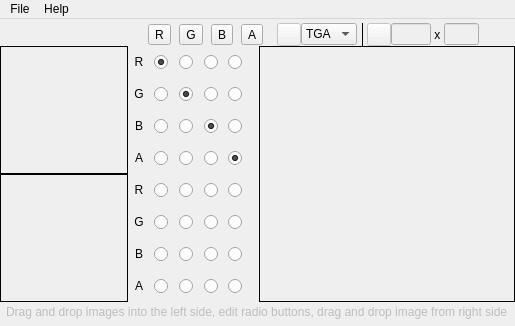
<?xml version="1.0" encoding="UTF-8"?>
<ui version="4.0">
 <class>MainWindow</class>
 <widget class="QMainWindow" name="MainWindow">
  <property name="geometry">
   <rect>
    <x>0</x>
    <y>0</y>
    <width>515</width>
    <height>326</height>
   </rect>
  </property>
  <property name="sizePolicy">
   <sizepolicy hsizetype="Minimum" vsizetype="Minimum">
    <horstretch>0</horstretch>
    <verstretch>0</verstretch>
   </sizepolicy>
  </property>
  <property name="minimumSize">
   <size>
    <width>515</width>
    <height>326</height>
   </size>
  </property>
  <property name="maximumSize">
   <size>
    <width>515</width>
    <height>326</height>
   </size>
  </property>
  <property name="windowTitle">
   <string>Channel Shuffle</string>
  </property>
  <property name="windowIcon">
   <iconset resource="gui.qrc">
    <normaloff>:/about/logo.svg</normaloff>:/about/logo.svg</iconset>
  </property>
  <widget class="QWidget" name="centralWidget">
   <property name="enabled">
    <bool>true</bool>
   </property>
   <layout class="QVBoxLayout" name="verticalLayout_9">
    <property name="spacing">
     <number>0</number>
    </property>
    <property name="leftMargin">
     <number>0</number>
    </property>
    <property name="topMargin">
     <number>0</number>
    </property>
    <property name="rightMargin">
     <number>0</number>
    </property>
    <property name="bottomMargin">
     <number>0</number>
    </property>
    <item>
     <layout class="QVBoxLayout" name="verticalLayout_8">
      <property name="spacing">
       <number>0</number>
      </property>
      <item>
       <layout class="QHBoxLayout" name="horizontalLayout_4">
        <property name="spacing">
         <number>0</number>
        </property>
        <item>
         <spacer name="horizontalSpacer">
          <property name="orientation">
           <enum>Qt::Horizontal</enum>
          </property>
          <property name="sizeType">
           <enum>QSizePolicy::Fixed</enum>
          </property>
          <property name="sizeHint" stdset="0">
           <size>
            <width>140</width>
            <height>20</height>
           </size>
          </property>
         </spacer>
        </item>
        <item>
         <widget class="QWidget" name="widget_5" native="true">
          <property name="sizePolicy">
           <sizepolicy hsizetype="Maximum" vsizetype="Preferred">
            <horstretch>0</horstretch>
            <verstretch>0</verstretch>
           </sizepolicy>
          </property>
          <property name="minimumSize">
           <size>
            <width>135</width>
            <height>0</height>
           </size>
          </property>
          <layout class="QHBoxLayout" name="horizontalLayout_2">
           <property name="spacing">
            <number>0</number>
           </property>
           <property name="leftMargin">
            <number>0</number>
           </property>
           <property name="topMargin">
            <number>0</number>
           </property>
           <property name="rightMargin">
            <number>0</number>
           </property>
           <property name="bottomMargin">
            <number>0</number>
           </property>
           <item>
            <widget class="QToolButton" name="invertR">
             <property name="toolTip">
              <string>Invert red channel</string>
             </property>
             <property name="text">
              <string>R</string>
             </property>
             <property name="checkable">
              <bool>true</bool>
             </property>
             <property name="checked">
              <bool>false</bool>
             </property>
            </widget>
           </item>
           <item>
            <widget class="QToolButton" name="invertG">
             <property name="toolTip">
              <string>Invert green channel</string>
             </property>
             <property name="text">
              <string>G</string>
             </property>
             <property name="checkable">
              <bool>true</bool>
             </property>
             <property name="checked">
              <bool>false</bool>
             </property>
            </widget>
           </item>
           <item>
            <widget class="QToolButton" name="invertB">
             <property name="toolTip">
              <string>Invert blue channel</string>
             </property>
             <property name="text">
              <string>B</string>
             </property>
             <property name="checkable">
              <bool>true</bool>
             </property>
             <property name="checked">
              <bool>false</bool>
             </property>
            </widget>
           </item>
           <item>
            <widget class="QToolButton" name="invertA">
             <property name="toolTip">
              <string>Invert alpha channel</string>
             </property>
             <property name="text">
              <string>A</string>
             </property>
             <property name="checkable">
              <bool>true</bool>
             </property>
             <property name="checked">
              <bool>false</bool>
             </property>
            </widget>
           </item>
          </layout>
         </widget>
        </item>
        <item>
         <spacer name="horizontalSpacer_3">
          <property name="orientation">
           <enum>Qt::Horizontal</enum>
          </property>
          <property name="sizeType">
           <enum>QSizePolicy::Fixed</enum>
          </property>
          <property name="sizeHint" stdset="0">
           <size>
            <width>2</width>
            <height>20</height>
           </size>
          </property>
         </spacer>
        </item>
        <item>
         <widget class="QToolButton" name="editFileType">
          <property name="enabled">
           <bool>false</bool>
          </property>
          <property name="text">
           <string/>
          </property>
          <property name="icon">
           <iconset resource="gui.qrc">
            <normaloff>:/about/wrench.png</normaloff>:/about/wrench.png</iconset>
          </property>
          <property name="arrowType">
           <enum>Qt::NoArrow</enum>
          </property>
         </widget>
        </item>
        <item>
         <widget class="QComboBox" name="fileType">
          <property name="sizePolicy">
           <sizepolicy hsizetype="Minimum" vsizetype="Fixed">
            <horstretch>0</horstretch>
            <verstretch>0</verstretch>
           </sizepolicy>
          </property>
          <property name="toolTip">
           <string notr="true">Output file format</string>
          </property>
          <item>
           <property name="text">
            <string>TGA</string>
           </property>
          </item>
          <item>
           <property name="text">
            <string>BMP</string>
           </property>
          </item>
          <item>
           <property name="text">
            <string>DDS</string>
           </property>
          </item>
         </widget>
        </item>
        <item>
         <widget class="Line" name="line">
          <property name="sizePolicy">
           <sizepolicy hsizetype="Fixed" vsizetype="Minimum">
            <horstretch>0</horstretch>
            <verstretch>0</verstretch>
           </sizepolicy>
          </property>
          <property name="minimumSize">
           <size>
            <width>10</width>
            <height>0</height>
           </size>
          </property>
          <property name="frameShadow">
           <enum>QFrame::Plain</enum>
          </property>
          <property name="orientation">
           <enum>Qt::Vertical</enum>
          </property>
         </widget>
        </item>
        <item>
         <widget class="QToolButton" name="toolButton">
          <property name="enabled">
           <bool>false</bool>
          </property>
          <property name="text">
           <string/>
          </property>
          <property name="icon">
           <iconset resource="gui.qrc">
            <normaloff>:/about/restore.png</normaloff>:/about/restore.png</iconset>
          </property>
         </widget>
        </item>
        <item>
         <widget class="QLineEdit" name="outWidth">
          <property name="enabled">
           <bool>false</bool>
          </property>
          <property name="sizePolicy">
           <sizepolicy hsizetype="Minimum" vsizetype="Fixed">
            <horstretch>0</horstretch>
            <verstretch>0</verstretch>
           </sizepolicy>
          </property>
          <property name="maximumSize">
           <size>
            <width>40</width>
            <height>16777215</height>
           </size>
          </property>
          <property name="maxLength">
           <number>5</number>
          </property>
          <property name="frame">
           <bool>true</bool>
          </property>
         </widget>
        </item>
        <item>
         <widget class="QLabel" name="label">
          <property name="text">
           <string> x </string>
          </property>
         </widget>
        </item>
        <item>
         <widget class="QLineEdit" name="outHeight">
          <property name="enabled">
           <bool>false</bool>
          </property>
          <property name="maximumSize">
           <size>
            <width>40</width>
            <height>16777215</height>
           </size>
          </property>
         </widget>
        </item>
        <item>
         <spacer name="horizontalSpacer_2">
          <property name="orientation">
           <enum>Qt::Horizontal</enum>
          </property>
          <property name="sizeHint" stdset="0">
           <size>
            <width>40</width>
            <height>20</height>
           </size>
          </property>
         </spacer>
        </item>
       </layout>
      </item>
      <item>
       <layout class="QHBoxLayout" name="horizontalLayout_3">
        <item>
         <layout class="QVBoxLayout" name="verticalLayout">
          <property name="spacing">
           <number>0</number>
          </property>
          <item>
           <layout class="QHBoxLayout" name="horizontalLayout_5">
            <item>
             <widget class="DropArea" name="input_1">
              <property name="sizePolicy">
               <sizepolicy hsizetype="Fixed" vsizetype="Fixed">
                <horstretch>0</horstretch>
                <verstretch>0</verstretch>
               </sizepolicy>
              </property>
              <property name="minimumSize">
               <size>
                <width>128</width>
                <height>128</height>
               </size>
              </property>
              <property name="maximumSize">
               <size>
                <width>128</width>
                <height>128</height>
               </size>
              </property>
              <property name="mouseTracking">
               <bool>true</bool>
              </property>
              <property name="toolTip">
               <string>Input 1 preview</string>
              </property>
              <property name="autoFillBackground">
               <bool>true</bool>
              </property>
              <property name="frameShape">
               <enum>QFrame::Box</enum>
              </property>
              <property name="bounds" stdset="0">
               <rect>
                <x>0</x>
                <y>0</y>
                <width>100</width>
                <height>100</height>
               </rect>
              </property>
             </widget>
            </item>
            <item>
             <widget class="QWidget" name="widget_6" native="true">
              <property name="sizePolicy">
               <sizepolicy hsizetype="Maximum" vsizetype="Preferred">
                <horstretch>0</horstretch>
                <verstretch>0</verstretch>
               </sizepolicy>
              </property>
              <property name="minimumSize">
               <size>
                <width>0</width>
                <height>0</height>
               </size>
              </property>
              <layout class="QVBoxLayout" name="verticalLayout_6">
               <property name="spacing">
                <number>0</number>
               </property>
               <property name="leftMargin">
                <number>0</number>
               </property>
               <property name="topMargin">
                <number>0</number>
               </property>
               <property name="rightMargin">
                <number>0</number>
               </property>
               <property name="bottomMargin">
                <number>0</number>
               </property>
               <item>
                <widget class="QLabel" name="label_8">
                 <property name="text">
                  <string>R</string>
                 </property>
                 <property name="alignment">
                  <set>Qt::AlignCenter</set>
                 </property>
                </widget>
               </item>
               <item>
                <widget class="QLabel" name="label_7">
                 <property name="text">
                  <string>G</string>
                 </property>
                 <property name="alignment">
                  <set>Qt::AlignCenter</set>
                 </property>
                </widget>
               </item>
               <item>
                <widget class="QLabel" name="label_6">
                 <property name="text">
                  <string>B</string>
                 </property>
                 <property name="alignment">
                  <set>Qt::AlignCenter</set>
                 </property>
                </widget>
               </item>
               <item>
                <widget class="QLabel" name="label_5">
                 <property name="text">
                  <string>A</string>
                 </property>
                 <property name="alignment">
                  <set>Qt::AlignCenter</set>
                 </property>
                </widget>
               </item>
              </layout>
             </widget>
            </item>
           </layout>
          </item>
          <item>
           <layout class="QHBoxLayout" name="horizontalLayout_6">
            <item>
             <widget class="DropArea" name="input_2">
              <property name="sizePolicy">
               <sizepolicy hsizetype="Fixed" vsizetype="Fixed">
                <horstretch>0</horstretch>
                <verstretch>0</verstretch>
               </sizepolicy>
              </property>
              <property name="minimumSize">
               <size>
                <width>128</width>
                <height>128</height>
               </size>
              </property>
              <property name="maximumSize">
               <size>
                <width>128</width>
                <height>128</height>
               </size>
              </property>
              <property name="mouseTracking">
               <bool>true</bool>
              </property>
              <property name="toolTip">
               <string>input 2 preview</string>
              </property>
              <property name="autoFillBackground">
               <bool>true</bool>
              </property>
              <property name="frameShape">
               <enum>QFrame::Box</enum>
              </property>
              <property name="bounds" stdset="0">
               <rect>
                <x>0</x>
                <y>0</y>
                <width>100</width>
                <height>100</height>
               </rect>
              </property>
             </widget>
            </item>
            <item>
             <widget class="QWidget" name="widget_7" native="true">
              <property name="sizePolicy">
               <sizepolicy hsizetype="Maximum" vsizetype="Preferred">
                <horstretch>0</horstretch>
                <verstretch>0</verstretch>
               </sizepolicy>
              </property>
              <property name="minimumSize">
               <size>
                <width>0</width>
                <height>0</height>
               </size>
              </property>
              <layout class="QVBoxLayout" name="verticalLayout_7">
               <property name="spacing">
                <number>0</number>
               </property>
               <property name="leftMargin">
                <number>0</number>
               </property>
               <property name="topMargin">
                <number>0</number>
               </property>
               <property name="rightMargin">
                <number>0</number>
               </property>
               <property name="bottomMargin">
                <number>0</number>
               </property>
               <item>
                <widget class="QLabel" name="label_9">
                 <property name="text">
                  <string>R</string>
                 </property>
                 <property name="alignment">
                  <set>Qt::AlignCenter</set>
                 </property>
                </widget>
               </item>
               <item>
                <widget class="QLabel" name="label_10">
                 <property name="text">
                  <string>G</string>
                 </property>
                 <property name="alignment">
                  <set>Qt::AlignCenter</set>
                 </property>
                </widget>
               </item>
               <item>
                <widget class="QLabel" name="label_11">
                 <property name="text">
                  <string>B</string>
                 </property>
                 <property name="alignment">
                  <set>Qt::AlignCenter</set>
                 </property>
                </widget>
               </item>
               <item>
                <widget class="QLabel" name="label_12">
                 <property name="text">
                  <string>A</string>
                 </property>
                 <property name="alignment">
                  <set>Qt::AlignCenter</set>
                 </property>
                </widget>
               </item>
              </layout>
             </widget>
            </item>
           </layout>
          </item>
         </layout>
        </item>
        <item>
         <layout class="QHBoxLayout" name="horizontalLayout">
          <property name="spacing">
           <number>0</number>
          </property>
          <property name="leftMargin">
           <number>4</number>
          </property>
          <item>
           <widget class="QWidget" name="r_group" native="true">
            <property name="enabled">
             <bool>true</bool>
            </property>
            <property name="sizePolicy">
             <sizepolicy hsizetype="Preferred" vsizetype="Preferred">
              <horstretch>0</horstretch>
              <verstretch>0</verstretch>
             </sizepolicy>
            </property>
            <layout class="QVBoxLayout" name="verticalLayout_2">
             <property name="spacing">
              <number>0</number>
             </property>
             <property name="leftMargin">
              <number>0</number>
             </property>
             <property name="topMargin">
              <number>0</number>
             </property>
             <property name="rightMargin">
              <number>0</number>
             </property>
             <property name="bottomMargin">
              <number>0</number>
             </property>
             <item>
              <widget class="QRadioButton" name="r1r">
               <property name="sizePolicy">
                <sizepolicy hsizetype="Minimum" vsizetype="Minimum">
                 <horstretch>0</horstretch>
                 <verstretch>0</verstretch>
                </sizepolicy>
               </property>
               <property name="text">
                <string/>
               </property>
               <property name="checkable">
                <bool>true</bool>
               </property>
               <property name="checked">
                <bool>true</bool>
               </property>
              </widget>
             </item>
             <item>
              <widget class="QRadioButton" name="r1g">
               <property name="sizePolicy">
                <sizepolicy hsizetype="Minimum" vsizetype="Minimum">
                 <horstretch>0</horstretch>
                 <verstretch>0</verstretch>
                </sizepolicy>
               </property>
               <property name="text">
                <string/>
               </property>
               <property name="checkable">
                <bool>true</bool>
               </property>
              </widget>
             </item>
             <item>
              <widget class="QRadioButton" name="r1b">
               <property name="sizePolicy">
                <sizepolicy hsizetype="Minimum" vsizetype="Minimum">
                 <horstretch>0</horstretch>
                 <verstretch>0</verstretch>
                </sizepolicy>
               </property>
               <property name="text">
                <string/>
               </property>
               <property name="checkable">
                <bool>true</bool>
               </property>
              </widget>
             </item>
             <item>
              <widget class="QRadioButton" name="r1a">
               <property name="sizePolicy">
                <sizepolicy hsizetype="Minimum" vsizetype="Minimum">
                 <horstretch>0</horstretch>
                 <verstretch>0</verstretch>
                </sizepolicy>
               </property>
               <property name="text">
                <string/>
               </property>
               <property name="checkable">
                <bool>true</bool>
               </property>
              </widget>
             </item>
             <item>
              <widget class="QRadioButton" name="r2r">
               <property name="sizePolicy">
                <sizepolicy hsizetype="Minimum" vsizetype="Minimum">
                 <horstretch>0</horstretch>
                 <verstretch>0</verstretch>
                </sizepolicy>
               </property>
               <property name="text">
                <string/>
               </property>
               <property name="checkable">
                <bool>true</bool>
               </property>
              </widget>
             </item>
             <item>
              <widget class="QRadioButton" name="r2g">
               <property name="sizePolicy">
                <sizepolicy hsizetype="Minimum" vsizetype="Minimum">
                 <horstretch>0</horstretch>
                 <verstretch>0</verstretch>
                </sizepolicy>
               </property>
               <property name="text">
                <string/>
               </property>
               <property name="checkable">
                <bool>true</bool>
               </property>
              </widget>
             </item>
             <item>
              <widget class="QRadioButton" name="r2b">
               <property name="sizePolicy">
                <sizepolicy hsizetype="Minimum" vsizetype="Minimum">
                 <horstretch>0</horstretch>
                 <verstretch>0</verstretch>
                </sizepolicy>
               </property>
               <property name="text">
                <string/>
               </property>
               <property name="checkable">
                <bool>true</bool>
               </property>
              </widget>
             </item>
             <item>
              <widget class="QRadioButton" name="r2a">
               <property name="sizePolicy">
                <sizepolicy hsizetype="Minimum" vsizetype="Minimum">
                 <horstretch>0</horstretch>
                 <verstretch>0</verstretch>
                </sizepolicy>
               </property>
               <property name="text">
                <string/>
               </property>
               <property name="checkable">
                <bool>true</bool>
               </property>
              </widget>
             </item>
            </layout>
           </widget>
          </item>
          <item>
           <widget class="QWidget" name="g_group" native="true">
            <property name="enabled">
             <bool>true</bool>
            </property>
            <property name="sizePolicy">
             <sizepolicy hsizetype="Preferred" vsizetype="Preferred">
              <horstretch>0</horstretch>
              <verstretch>0</verstretch>
             </sizepolicy>
            </property>
            <layout class="QVBoxLayout" name="verticalLayout_3">
             <property name="spacing">
              <number>0</number>
             </property>
             <property name="leftMargin">
              <number>0</number>
             </property>
             <property name="topMargin">
              <number>0</number>
             </property>
             <property name="rightMargin">
              <number>0</number>
             </property>
             <property name="bottomMargin">
              <number>0</number>
             </property>
             <item>
              <widget class="QRadioButton" name="g1r">
               <property name="sizePolicy">
                <sizepolicy hsizetype="Minimum" vsizetype="Minimum">
                 <horstretch>0</horstretch>
                 <verstretch>0</verstretch>
                </sizepolicy>
               </property>
               <property name="text">
                <string/>
               </property>
               <property name="checkable">
                <bool>true</bool>
               </property>
               <property name="checked">
                <bool>false</bool>
               </property>
              </widget>
             </item>
             <item>
              <widget class="QRadioButton" name="g1g">
               <property name="sizePolicy">
                <sizepolicy hsizetype="Minimum" vsizetype="Minimum">
                 <horstretch>0</horstretch>
                 <verstretch>0</verstretch>
                </sizepolicy>
               </property>
               <property name="text">
                <string/>
               </property>
               <property name="checkable">
                <bool>true</bool>
               </property>
               <property name="checked">
                <bool>true</bool>
               </property>
              </widget>
             </item>
             <item>
              <widget class="QRadioButton" name="g1b">
               <property name="sizePolicy">
                <sizepolicy hsizetype="Minimum" vsizetype="Minimum">
                 <horstretch>0</horstretch>
                 <verstretch>0</verstretch>
                </sizepolicy>
               </property>
               <property name="text">
                <string/>
               </property>
               <property name="checkable">
                <bool>true</bool>
               </property>
              </widget>
             </item>
             <item>
              <widget class="QRadioButton" name="g1a">
               <property name="sizePolicy">
                <sizepolicy hsizetype="Minimum" vsizetype="Minimum">
                 <horstretch>0</horstretch>
                 <verstretch>0</verstretch>
                </sizepolicy>
               </property>
               <property name="text">
                <string/>
               </property>
               <property name="checkable">
                <bool>true</bool>
               </property>
              </widget>
             </item>
             <item>
              <widget class="QRadioButton" name="g2r">
               <property name="sizePolicy">
                <sizepolicy hsizetype="Minimum" vsizetype="Minimum">
                 <horstretch>0</horstretch>
                 <verstretch>0</verstretch>
                </sizepolicy>
               </property>
               <property name="text">
                <string/>
               </property>
               <property name="checkable">
                <bool>true</bool>
               </property>
              </widget>
             </item>
             <item>
              <widget class="QRadioButton" name="g2g">
               <property name="sizePolicy">
                <sizepolicy hsizetype="Minimum" vsizetype="Minimum">
                 <horstretch>0</horstretch>
                 <verstretch>0</verstretch>
                </sizepolicy>
               </property>
               <property name="text">
                <string/>
               </property>
               <property name="checkable">
                <bool>true</bool>
               </property>
              </widget>
             </item>
             <item>
              <widget class="QRadioButton" name="g2b">
               <property name="sizePolicy">
                <sizepolicy hsizetype="Minimum" vsizetype="Minimum">
                 <horstretch>0</horstretch>
                 <verstretch>0</verstretch>
                </sizepolicy>
               </property>
               <property name="text">
                <string/>
               </property>
               <property name="checkable">
                <bool>true</bool>
               </property>
              </widget>
             </item>
             <item>
              <widget class="QRadioButton" name="g2a">
               <property name="sizePolicy">
                <sizepolicy hsizetype="Minimum" vsizetype="Minimum">
                 <horstretch>0</horstretch>
                 <verstretch>0</verstretch>
                </sizepolicy>
               </property>
               <property name="text">
                <string/>
               </property>
               <property name="checkable">
                <bool>true</bool>
               </property>
              </widget>
             </item>
            </layout>
           </widget>
          </item>
          <item>
           <widget class="QWidget" name="b_group" native="true">
            <property name="enabled">
             <bool>true</bool>
            </property>
            <property name="sizePolicy">
             <sizepolicy hsizetype="Preferred" vsizetype="Preferred">
              <horstretch>0</horstretch>
              <verstretch>0</verstretch>
             </sizepolicy>
            </property>
            <layout class="QVBoxLayout" name="verticalLayout_4">
             <property name="spacing">
              <number>0</number>
             </property>
             <property name="leftMargin">
              <number>0</number>
             </property>
             <property name="topMargin">
              <number>0</number>
             </property>
             <property name="rightMargin">
              <number>0</number>
             </property>
             <property name="bottomMargin">
              <number>0</number>
             </property>
             <item>
              <widget class="QRadioButton" name="b1r">
               <property name="sizePolicy">
                <sizepolicy hsizetype="Minimum" vsizetype="Minimum">
                 <horstretch>0</horstretch>
                 <verstretch>0</verstretch>
                </sizepolicy>
               </property>
               <property name="text">
                <string/>
               </property>
               <property name="checkable">
                <bool>true</bool>
               </property>
               <property name="checked">
                <bool>false</bool>
               </property>
              </widget>
             </item>
             <item>
              <widget class="QRadioButton" name="b1g">
               <property name="sizePolicy">
                <sizepolicy hsizetype="Minimum" vsizetype="Minimum">
                 <horstretch>0</horstretch>
                 <verstretch>0</verstretch>
                </sizepolicy>
               </property>
               <property name="text">
                <string/>
               </property>
               <property name="checkable">
                <bool>true</bool>
               </property>
              </widget>
             </item>
             <item>
              <widget class="QRadioButton" name="b1b">
               <property name="sizePolicy">
                <sizepolicy hsizetype="Minimum" vsizetype="Minimum">
                 <horstretch>0</horstretch>
                 <verstretch>0</verstretch>
                </sizepolicy>
               </property>
               <property name="text">
                <string/>
               </property>
               <property name="checkable">
                <bool>true</bool>
               </property>
               <property name="checked">
                <bool>true</bool>
               </property>
              </widget>
             </item>
             <item>
              <widget class="QRadioButton" name="b1a">
               <property name="sizePolicy">
                <sizepolicy hsizetype="Minimum" vsizetype="Minimum">
                 <horstretch>0</horstretch>
                 <verstretch>0</verstretch>
                </sizepolicy>
               </property>
               <property name="text">
                <string/>
               </property>
               <property name="checkable">
                <bool>true</bool>
               </property>
              </widget>
             </item>
             <item>
              <widget class="QRadioButton" name="b2r">
               <property name="sizePolicy">
                <sizepolicy hsizetype="Minimum" vsizetype="Minimum">
                 <horstretch>0</horstretch>
                 <verstretch>0</verstretch>
                </sizepolicy>
               </property>
               <property name="text">
                <string/>
               </property>
               <property name="checkable">
                <bool>true</bool>
               </property>
              </widget>
             </item>
             <item>
              <widget class="QRadioButton" name="b2g">
               <property name="sizePolicy">
                <sizepolicy hsizetype="Minimum" vsizetype="Minimum">
                 <horstretch>0</horstretch>
                 <verstretch>0</verstretch>
                </sizepolicy>
               </property>
               <property name="text">
                <string/>
               </property>
               <property name="checkable">
                <bool>true</bool>
               </property>
              </widget>
             </item>
             <item>
              <widget class="QRadioButton" name="b2b">
               <property name="sizePolicy">
                <sizepolicy hsizetype="Minimum" vsizetype="Minimum">
                 <horstretch>0</horstretch>
                 <verstretch>0</verstretch>
                </sizepolicy>
               </property>
               <property name="text">
                <string/>
               </property>
               <property name="checkable">
                <bool>true</bool>
               </property>
              </widget>
             </item>
             <item>
              <widget class="QRadioButton" name="b2a">
               <property name="sizePolicy">
                <sizepolicy hsizetype="Minimum" vsizetype="Minimum">
                 <horstretch>0</horstretch>
                 <verstretch>0</verstretch>
                </sizepolicy>
               </property>
               <property name="text">
                <string/>
               </property>
               <property name="checkable">
                <bool>true</bool>
               </property>
              </widget>
             </item>
            </layout>
           </widget>
          </item>
          <item>
           <widget class="QWidget" name="a_group" native="true">
            <property name="enabled">
             <bool>true</bool>
            </property>
            <property name="sizePolicy">
             <sizepolicy hsizetype="Preferred" vsizetype="Preferred">
              <horstretch>0</horstretch>
              <verstretch>0</verstretch>
             </sizepolicy>
            </property>
            <layout class="QVBoxLayout" name="verticalLayout_5">
             <property name="spacing">
              <number>0</number>
             </property>
             <property name="leftMargin">
              <number>0</number>
             </property>
             <property name="topMargin">
              <number>0</number>
             </property>
             <property name="rightMargin">
              <number>0</number>
             </property>
             <property name="bottomMargin">
              <number>0</number>
             </property>
             <item>
              <widget class="QRadioButton" name="a1r">
               <property name="sizePolicy">
                <sizepolicy hsizetype="Minimum" vsizetype="Minimum">
                 <horstretch>0</horstretch>
                 <verstretch>0</verstretch>
                </sizepolicy>
               </property>
               <property name="text">
                <string/>
               </property>
               <property name="checkable">
                <bool>true</bool>
               </property>
               <property name="checked">
                <bool>false</bool>
               </property>
              </widget>
             </item>
             <item>
              <widget class="QRadioButton" name="a1g">
               <property name="sizePolicy">
                <sizepolicy hsizetype="Minimum" vsizetype="Minimum">
                 <horstretch>0</horstretch>
                 <verstretch>0</verstretch>
                </sizepolicy>
               </property>
               <property name="text">
                <string/>
               </property>
               <property name="checkable">
                <bool>true</bool>
               </property>
              </widget>
             </item>
             <item>
              <widget class="QRadioButton" name="a1b">
               <property name="sizePolicy">
                <sizepolicy hsizetype="Minimum" vsizetype="Minimum">
                 <horstretch>0</horstretch>
                 <verstretch>0</verstretch>
                </sizepolicy>
               </property>
               <property name="text">
                <string/>
               </property>
               <property name="checkable">
                <bool>true</bool>
               </property>
              </widget>
             </item>
             <item>
              <widget class="QRadioButton" name="a1a">
               <property name="sizePolicy">
                <sizepolicy hsizetype="Minimum" vsizetype="Minimum">
                 <horstretch>0</horstretch>
                 <verstretch>0</verstretch>
                </sizepolicy>
               </property>
               <property name="text">
                <string/>
               </property>
               <property name="checkable">
                <bool>true</bool>
               </property>
               <property name="checked">
                <bool>true</bool>
               </property>
              </widget>
             </item>
             <item>
              <widget class="QRadioButton" name="a2r">
               <property name="sizePolicy">
                <sizepolicy hsizetype="Minimum" vsizetype="Minimum">
                 <horstretch>0</horstretch>
                 <verstretch>0</verstretch>
                </sizepolicy>
               </property>
               <property name="text">
                <string/>
               </property>
               <property name="checkable">
                <bool>true</bool>
               </property>
              </widget>
             </item>
             <item>
              <widget class="QRadioButton" name="a2g">
               <property name="sizePolicy">
                <sizepolicy hsizetype="Minimum" vsizetype="Minimum">
                 <horstretch>0</horstretch>
                 <verstretch>0</verstretch>
                </sizepolicy>
               </property>
               <property name="text">
                <string/>
               </property>
               <property name="checkable">
                <bool>true</bool>
               </property>
              </widget>
             </item>
             <item>
              <widget class="QRadioButton" name="a2b">
               <property name="sizePolicy">
                <sizepolicy hsizetype="Minimum" vsizetype="Minimum">
                 <horstretch>0</horstretch>
                 <verstretch>0</verstretch>
                </sizepolicy>
               </property>
               <property name="text">
                <string/>
               </property>
               <property name="checkable">
                <bool>true</bool>
               </property>
              </widget>
             </item>
             <item>
              <widget class="QRadioButton" name="a2a">
               <property name="sizePolicy">
                <sizepolicy hsizetype="Minimum" vsizetype="Minimum">
                 <horstretch>0</horstretch>
                 <verstretch>0</verstretch>
                </sizepolicy>
               </property>
               <property name="text">
                <string/>
               </property>
               <property name="checkable">
                <bool>true</bool>
               </property>
              </widget>
             </item>
            </layout>
           </widget>
          </item>
         </layout>
        </item>
        <item>
         <widget class="OutputArea" name="output">
          <property name="sizePolicy">
           <sizepolicy hsizetype="Fixed" vsizetype="Fixed">
            <horstretch>0</horstretch>
            <verstretch>0</verstretch>
           </sizepolicy>
          </property>
          <property name="minimumSize">
           <size>
            <width>256</width>
            <height>256</height>
           </size>
          </property>
          <property name="maximumSize">
           <size>
            <width>256</width>
            <height>256</height>
           </size>
          </property>
          <property name="mouseTracking">
           <bool>true</bool>
          </property>
          <property name="toolTip">
           <string>Output preview</string>
          </property>
          <property name="autoFillBackground">
           <bool>true</bool>
          </property>
          <property name="frameShape">
           <enum>QFrame::Box</enum>
          </property>
          <property name="text">
           <string/>
          </property>
          <property name="bounds" stdset="0">
           <rect>
            <x>0</x>
            <y>0</y>
            <width>100</width>
            <height>100</height>
           </rect>
          </property>
         </widget>
        </item>
       </layout>
      </item>
      <item>
       <layout class="QHBoxLayout" name="horizontalLayout_7">
        <property name="leftMargin">
         <number>6</number>
        </property>
        <property name="rightMargin">
         <number>6</number>
        </property>
        <item>
         <widget class="QLabel" name="label_2">
          <property name="enabled">
           <bool>false</bool>
          </property>
          <property name="sizePolicy">
           <sizepolicy hsizetype="Preferred" vsizetype="Preferred">
            <horstretch>0</horstretch>
            <verstretch>0</verstretch>
           </sizepolicy>
          </property>
          <property name="maximumSize">
           <size>
            <width>16777215</width>
            <height>20</height>
           </size>
          </property>
          <property name="frameShape">
           <enum>QFrame::NoFrame</enum>
          </property>
          <property name="text">
           <string>Drag and drop images into the left side, edit radio buttons, drag and drop image from right side</string>
          </property>
         </widget>
        </item>
       </layout>
      </item>
     </layout>
    </item>
   </layout>
  </widget>
  <widget class="QMenuBar" name="menuBar">
   <property name="geometry">
    <rect>
     <x>0</x>
     <y>0</y>
     <width>515</width>
     <height>21</height>
    </rect>
   </property>
   <widget class="QMenu" name="menuFile">
    <property name="title">
     <string>File</string>
    </property>
    <addaction name="actionExit"/>
   </widget>
   <widget class="QMenu" name="menuHelp">
    <property name="title">
     <string>Help</string>
    </property>
    <addaction name="actionAbout"/>
   </widget>
   <addaction name="menuFile"/>
   <addaction name="menuHelp"/>
  </widget>
  <action name="actionExit">
   <property name="text">
    <string>Exit</string>
   </property>
   <property name="toolTip">
    <string>Exit</string>
   </property>
   <property name="shortcut">
    <string>Ctrl+Q</string>
   </property>
  </action>
  <action name="actionAbout">
   <property name="text">
    <string>About</string>
   </property>
  </action>
 </widget>
 <layoutdefault spacing="6" margin="11"/>
 <customwidgets>
  <customwidget>
   <class>DropArea</class>
   <extends>QLabel</extends>
   <header>droparea.h</header>
  </customwidget>
  <customwidget>
   <class>OutputArea</class>
   <extends>QLabel</extends>
   <header>outputarea.h</header>
  </customwidget>
 </customwidgets>
 <resources>
  <include location="gui.qrc"/>
 </resources>
 <connections>
  <connection>
   <sender>actionExit</sender>
   <signal>triggered()</signal>
   <receiver>MainWindow</receiver>
   <slot>close()</slot>
   <hints>
    <hint type="sourcelabel">
     <x>-1</x>
     <y>-1</y>
    </hint>
    <hint type="destinationlabel">
     <x>319</x>
     <y>198</y>
    </hint>
   </hints>
  </connection>
 </connections>
 <slots>
  <slot>buttonClicked()</slot>
 </slots>
</ui>
